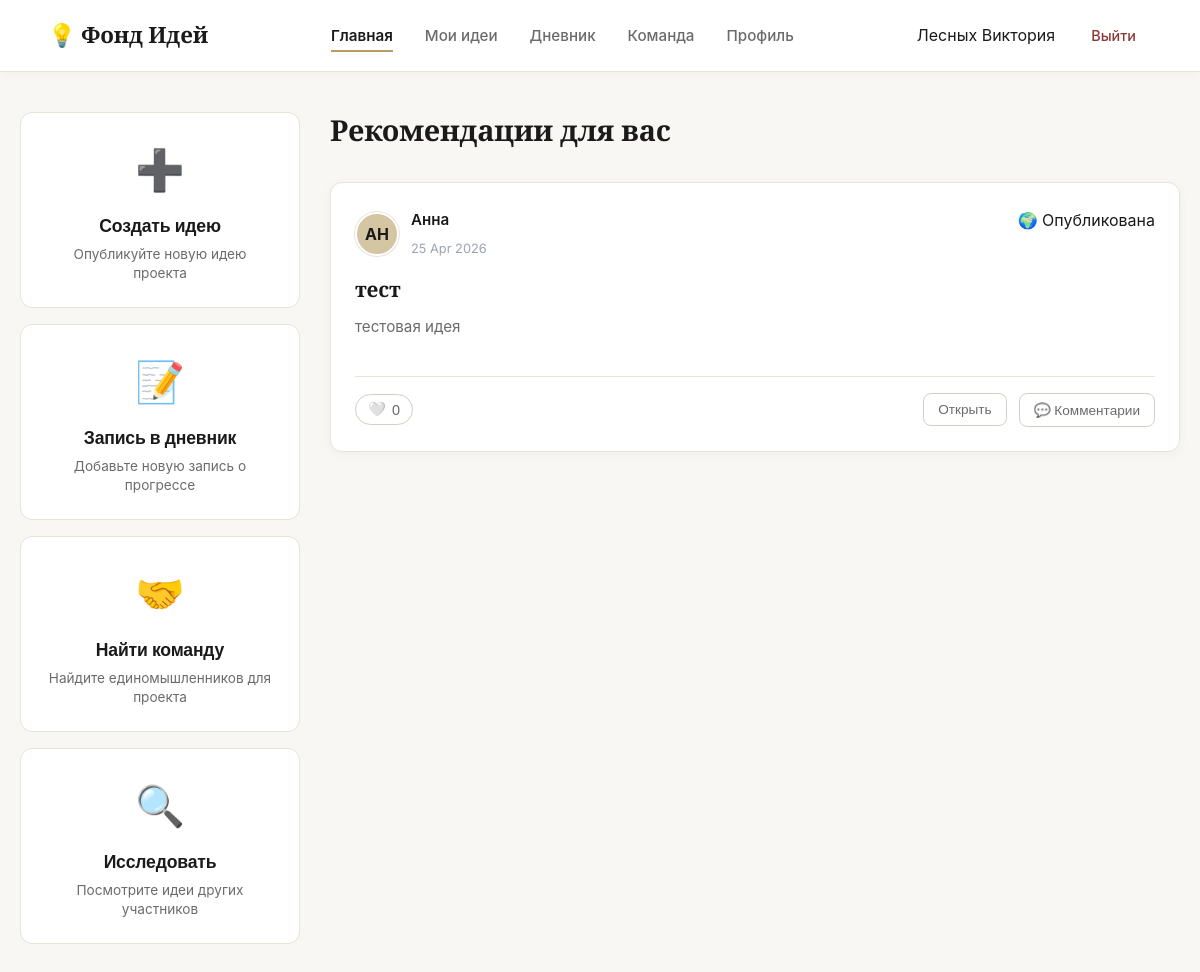
/dashboard (signed in), run on an earlier commit of the app's database.
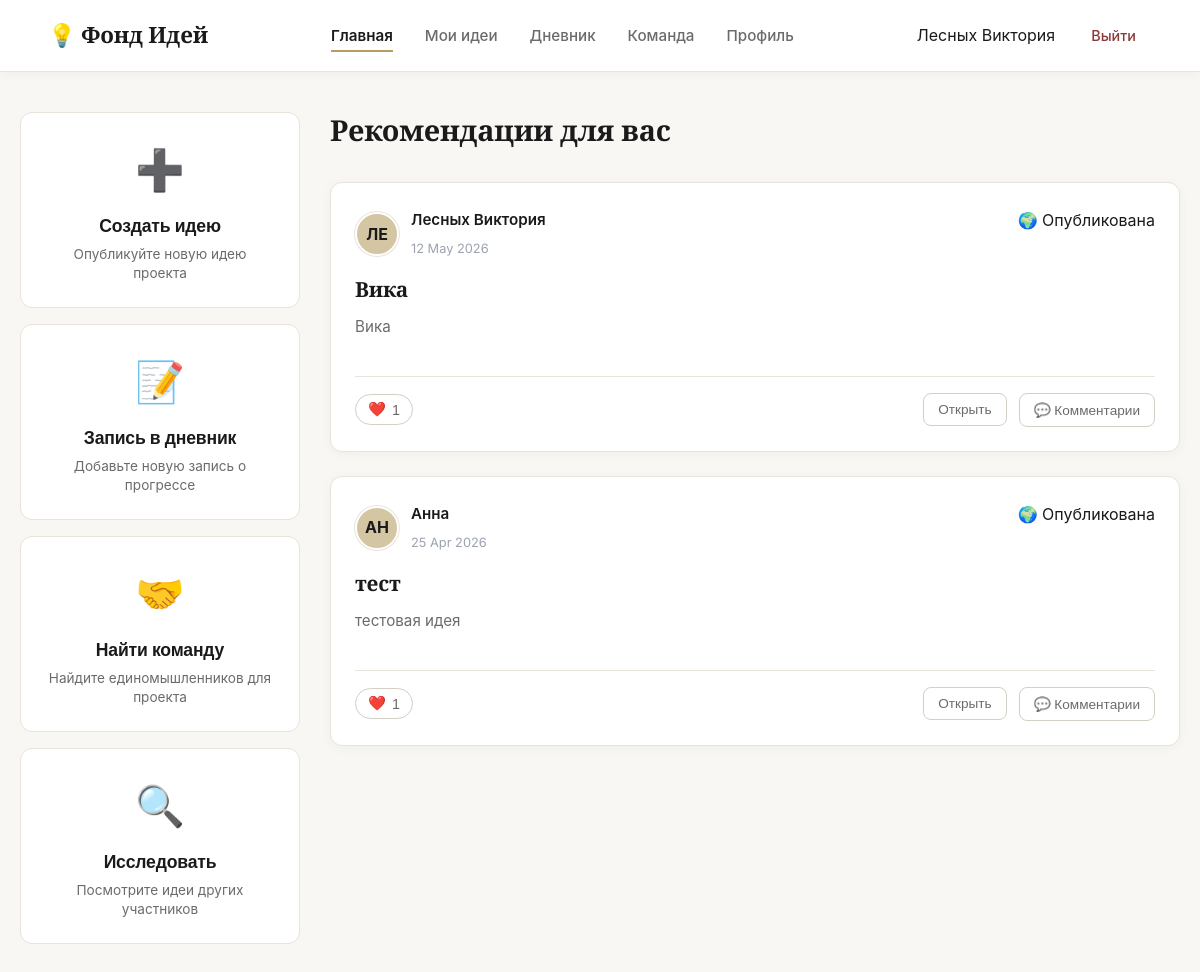
And on a later commit of the database.
### data/models.py (models this page shows, shortened)
class Idea(db.Model):
    id = db.Column(db.Integer, primary_key=True)
    user_id = db.Column(db.Integer, db.ForeignKey('user.id'), nullable=False)
    title = db.Column(db.String(200), nullable=False)
    description = db.Column(db.Text)
    category = db.Column(db.String(50))
    visibility = db.Column(db.String(20), default='draft')
    license = db.Column(db.String(20), default='all_rights')
    tags = db.Column(db.String(200))
    date = db.Column(db.String(50))

class User(db.Model):
    id = db.Column(db.Integer, primary_key=True)
    username = db.Column(db.String(80), nullable=False)
    email = db.Column(db.String(120), unique=True, nullable=False)
    password_hash = db.Column(db.String(256))
    bio = db.Column(db.Text, default="Основатель стартапа в области EdTech...")
    about_me = db.Column(db.Text, default="")
    city = db.Column(db.String(100), default="Москва, Россия")
    joined_year = db.Column(db.String(10), default="2026")
    is_email_visible = db.Column(db.Boolean, default=True)
    is_city_visible = db.Column(db.Boolean, default=True)
    is_photo_visible = db.Column(db.Boolean, default=True)
    is_skills_visible = db.Column(db.Boolean, default=True)
    is_description_visible = db.Column(db.Boolean, default=True)
    is_ideas_visible = db.Column(db.Boolean, default=True)
    is_team_visible = db.Column(db.Boolean, default=True)
    ideas = db.relationship('Idea', backref='author', lazy=True)
    diary_entries = db.relationship('DiaryEntry', backref='owner', lazy=True)
    skills = db.relationship('Skill', backref='owner_skill', lazy=True)

### app.py (the view)
@app.route('/dashboard')
def dashboard():
    user = get_current_user()
    if not user:
        return redirect(url_for('index'))
    user_ideas = Idea.query.filter_by(user_id=user.id).all()
    user_categories = {i.category for i in user_ideas if i.category}
    user_tags = set()
    for i in user_ideas:
        if i.tags:
            user_tags.update(t.strip().lower() for t in i.tags.split(','))
    user_skills = {s.name.lower() for s in Skill.query.filter_by(user_id=user.id).all()}
    candidates = Idea.query.filter(Idea.visibility == 'published').all()
    scored_ideas = []
    now = datetime.datetime.now()
    for idea in candidates:
        score = 0
        if idea.category in user_categories:
            score += 30
        idea_tags = set(t.strip().lower() for t in idea.tags.split(',')) if idea.tags else set()
        score += len(idea_tags & user_tags) * 10
        score += len(idea_tags & user_skills) * 5
        likes_count = Like.query.filter_by(idea_id=idea.id).count()
        score += likes_count * 2
        try:
            idea_date = datetime.datetime.strptime(idea.date, '%d %b %Y')
            days_old = (now - idea_date).days
            if days_old < 30:
                score += (30 - days_old) * 1.5
        except ValueError:
            pass
        scored_ideas.append({'idea': idea, 'score': score})
    scored_ideas.sort(key=lambda x: (x['score'], x['idea'].id), reverse=True)
    recommended_ideas = [item['idea'] for item in scored_ideas[:15]]
    liked_ideas = {l.idea_id for l in Like.query.filter_by(user_id=user.id).all()}
    return render_template('dashboard.html', username=user.username, recommended_ideas=recommended_ideas,
                           liked_ideas=liked_ideas)

### app.py (called while the page is built)
def get_current_user():
    if 'user_id' in session:
        return User.query.get(session['user_id'])
    return None

### templates/dashboard.html (shortened to what the changed rows need)
<!DOCTYPE html>
<html lang="ru">
<head>
    <link rel="stylesheet" href="{{ url_for('static', filename='css/styles.css') }}">
    <link rel="stylesheet" href="{{ url_for('static', filename='css/dashboard.css') }}">
</head>
<body class="dash-body">
    <main class="dashboard-layout">
        <section class="feed-container">
            <h2 class="feed-title">Рекомендации для вас</h2>
            {% if recommended_ideas %}
                {% for idea in recommended_ideas %}
                <article class="feed-card idea-card"
                         data-id="{{ idea.id }}"
                         data-title="{{ idea.title }}"
                         data-desc="{{ idea.description }}"
                         data-category="{{ idea.category }}"
                         data-visibility="{{ idea.visibility }}"
                         data-license="{{ idea.license }}"
                         data-tags="{{ idea.tags }}"
                         data-date="{{ idea.date }}">
                    <div class="feed-card-header card-header">
                        <div class="feed-author">
                            <div class="feed-avatar member-avatar">
                                {{ idea.author.username[:2].upper() if idea.author else '??' }}
                            </div>
                            <div>
                                <span class="feed-name">{{ idea.author.username if idea.author else 'Аноним' }}</span>
                                <span class="feed-time">{{ idea.date }}</span>
                            </div>
                        </div>
                        <span class="badge published">🌍 Опубликована</span>
                    </div>
                    <h3 class="feed-title-text">{{ idea.title }}</h3>
                    <p class="feed-desc">{{ idea.description[:180] }}{% if idea.description|length > 180 %}...{% endif %}</p>
                    <div class="feed-actions card-actions">
                        <button class="feed-like-btn"
                                data-id="{{ idea.id }}"
                                data-liked="{{ 'true' if idea.id in liked_ideas else 'false' }}"
                                onclick="toggleLike(this)">
                            <span class="like-icon">{{ '❤️' if idea.id in liked_ideas else '🤍' }}</span>
                            <span class="like-count">{{ idea.likes|length }}</span>
                        </button>
                        <button class="action-btn" onclick="openViewModal(this.closest('.idea-card'))"> Открыть</button>
                        <button class="action-btn outline" onclick="openCommentsModal({{ idea.id }})">💬 Комментарии</button>
                    </div>
                </article>
                {% endfor %}
            {% endif %}
        </section>
    </main>
</body>
</html>

What changed in the data, as far as the page shows it:
added Idea: author "ЛЕ", author "Лесных Виктория", date "12 May 2026", title "Вика", description "Вика", id "❤️", likes|length "1"
computed for Idea "тест": id "🤍" → "❤️"; likes|length "0" → "1"
